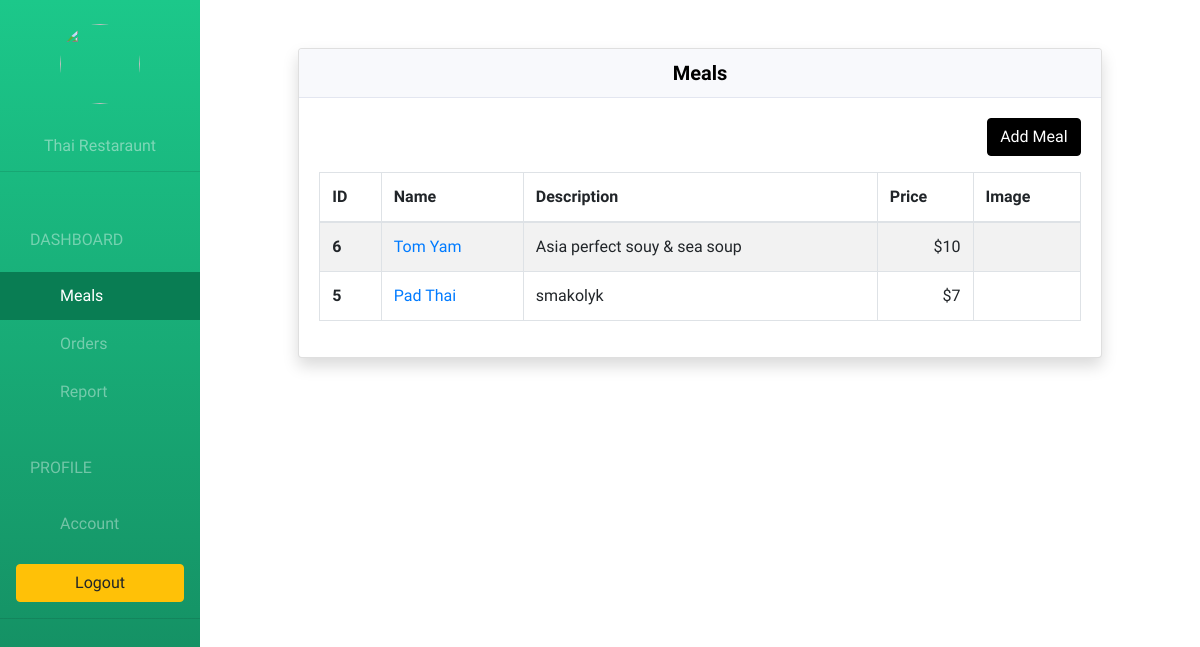
Page /restaurant/meal/ (signed in) on the committed database.
### coreapp/models.py (models this page shows, shortened)
class Restaurant(models.Model):
    user  = models.OneToOneField(User, on_delete=models.CASCADE, related_name='restaurant')
    name  = models.CharField(max_length=255)
    phone = models.CharField(max_length=255)
    address = models.CharField(max_length=255)
    logo = CloudinaryField('image')

class Meal(models.Model):
    restaurant = models.ForeignKey(Restaurant, on_delete=models.CASCADE, related_name='restaurant')
    name = models.CharField(max_length=255)
    short_description = models.TextField(max_length=500)
    image = CloudinaryField('image')
    price = models.IntegerField(default=0)

### coreapp/views.py (the view)
# urls.py: path('restaurant/meal/',    views.restaurant_meal,    name='restaurant_meal'),
@login_required(login_url='/restaurant/sign_in/')
def restaurant_meal(request):
    meals = Meal.objects.filter(restaurant=request.user.restaurant).order_by("-id")
    return render(request, 'restaurant/meal.html', {
        "meals": meals
    })

### coreapp/templates/restaurant/meal.html (shortened to what this page needs)
{% extends 'restaurant/base.html' %}
{% block body %}
 <div class="row">
    <div class="col-md-10 offset-md-1">
        <div class="card shadow text-white mb-3 mt-5">
            <div class="card-header text-center">
                <h5 class="m-0 font-weight-bold text-black">Meals</h5>
            </div>
            <div class="card-body">
                <span class="float-right mb-3">
                    <a href="{% url 'restaurant_add_meal' %}" class="btn btn-black float-right">Add Meal</a>
                </span>
                <table class="table table-striped table-hover table-bordered">
                    <thead>
                      <tr>
                        <th scope="col">ID</th>
                        <th scope="col">Name</th>
                        <th scope="col">Description</th>
                        <th scope="col">Price</th>
                        <th scope="col">Image</th>
                      </tr>
                    </thead>
                    <tbody>
                        {% for meal in meals %}
                            <tr class="align-middle">
                                <th scope="row">{{ meal.id }}</th>
                                <td>
                                    <a href="{% url 'restaurant_edit_meal' meal.id %}">{{ meal.name }}</a>
                                </td>
                                <td>{{ meal.short_description }}</td>
                                <td class="text-right">${{ meal.price }}</td>
                                <td class="text-center">
                                </td>
                            </tr>
                        {% endfor %}
                    </tbody>
                  </table>
            </div>
        </div>
    </div>
</div>
{% endblock %}

### coreapp/templates/restaurant/base.html (shortened to what this page needs)
{% extends 'restaurant/layout.html' %}
{% block sidebar %}
{% url 'restaurant_meal'    as restaurant_meal_url %}
{% url 'restaurant_order'   as restaurant_order_url %}
{% url 'restaurant_report'  as restaurant_report_url %}
{% url 'restaurant_account' as restaurant_account_url %}
<div class="text-center mt-4">
    <img src="{{ request.user.restaurant.logo.url}}" class="rounded-circle" width="80" height="80" alt="">
    <br><br>
    <h6>{{ request.user.restaurant.name }}</h6>
</div>
<hr>
<div class="list-group">
    <span class="text-uppercase">Dashboard</span>
    <a href="{% url 'restaurant_meal' %}"
        class="list-group-item {% if request.path == restaurant_meal_url %} active {% endif %}">Meals</a>
    <a href="{% url 'restaurant_order' %}"
        class="list-group-item {% if request.path == restaurant_order_url %} active {% endif %}">
        Orders
    </a>
    <a href="{% url 'restaurant_report' %}"
        class="list-group-item {% if request.path == restaurant_report_url %} active {% endif %}">Report</a>
    <span class="text-uppercase">Profile</span>
    <a href="{% url 'restaurant_account' %}"
        class="list-group-item {% if request.path == restaurant_account_url %} active {% endif %}">Account</a>
</div>
<div class="text-center my-3 mx-3">
    <a href="{% url 'restaurant_sign_out' %}" class="btn btn-warning btn-block">Logout</a>
</div>
<hr>
{% endblock %}

### static/css/styles.css (style rules this page uses)
body { font-family: "Quicksand", "Helvetica Neue", "Helvetica", "Arial", sans-serif; }
.btn-black { color: white; background-color: black; border-color: black; }
.sidebar > div:first-child { font-weight: bold; color: white; }
.sidebar > div:first-child > h6 { color: #f8f8f873; }
.sidebar .list-group > span { color: #ffffff66; display: block; margin-top: 20px; padding: 20px 30px; font-size: 16px; font-weight: 300; }
.sidebar .list-group .list-group-item { background-color: transparent; color: #ffffff66; border: 0; padding-left: 60px; padding-right: 30px; }
.sidebar .list-group .list-group-item.active, .sidebar .list-group .list-group-item:focus, .sidebar .list-group .list-group-item:hover { background-color: #097d53; color: white; }
.card-header { padding: 0.75rem 1.25rem; margin-bottom: 0; background-color: #f8f9fc; border-bottom: 1px solid #e3e6f0; }
.card-body { color: #919295; }
.text-black { color: black; }

### rows in the picture
Meal: id "6", name "Tom Yam", short_description "Asia perfect souy & sea soup", price "10"
Meal: id "5", name "Pad Thai", short_description "smakolyk", price "7"

### other values in the picture
{{ request.user.restaurant.name }} "Thai Restaraunt"
